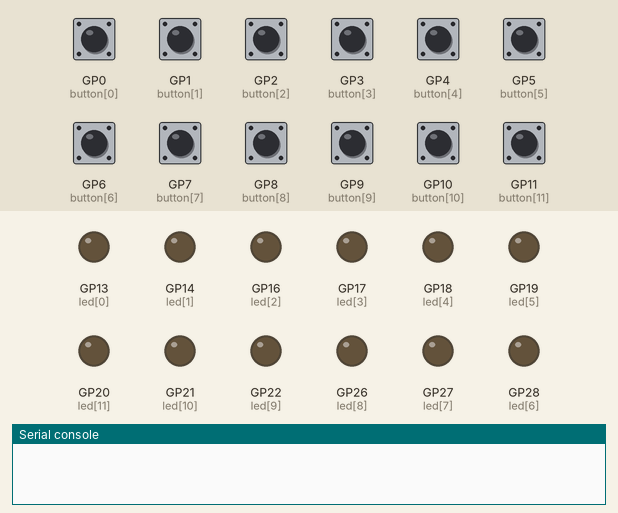
This program was run on a simulated Raspberry Pi Pico running CircuitPython. On the bench: output pins drawn as LEDs (lit = HIGH), the last lines printed to the serial console. Inputs (shaded band) come from the test bench; at power-on: GP0 (button[0]), GP1 (button[1]), GP2 (button[2]), GP3 (button[3]), GP4 (button[4]), GP5 (button[5]), GP6 (button[6]), GP7 (button[7]), GP8 (button[8]), GP9 (button[9]), GP10 (button[10]), GP11 (button[11]) HIGH. USB keyboard and mouse output is not drawn.

Above: at 1.2 s.
1.3 s: GP0 (button[0]) pulled LOW for 0.15 s
At 2.5 s:
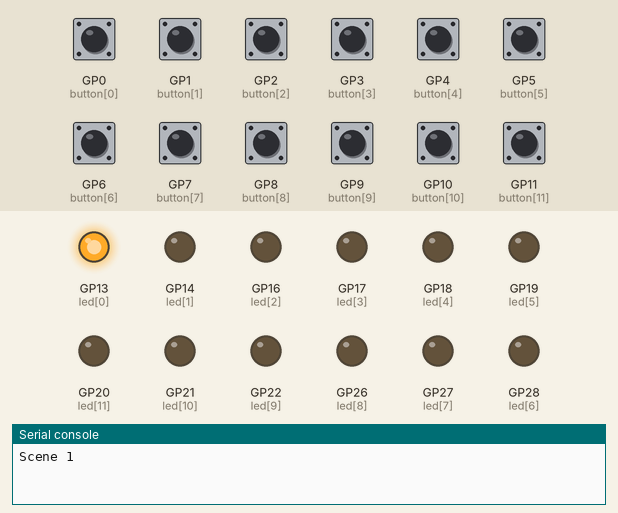
2.9 s: GP1 (button[1]) pulled LOW for 0.15 s
At 4.1 s:
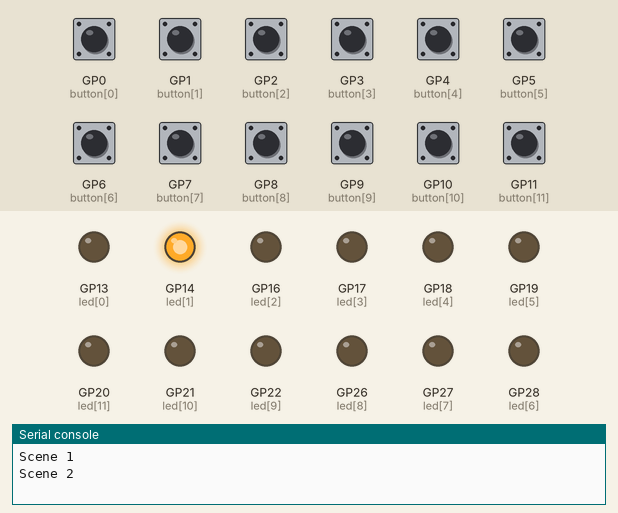
4.5 s: GP2 (button[2]) pulled LOW for 0.15 s
At 5.3 s:
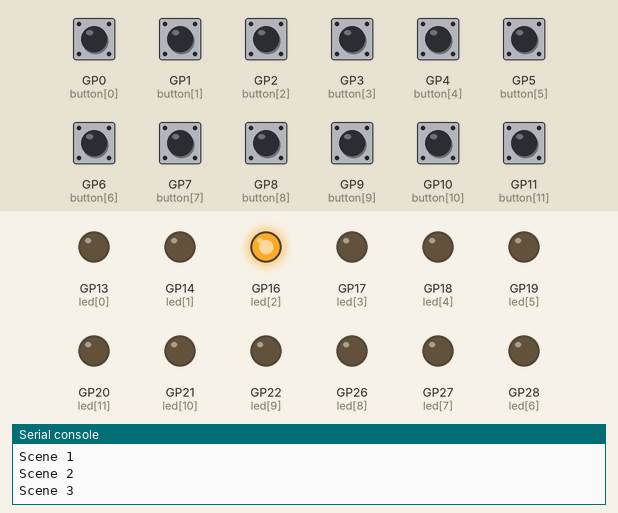
6.1 s: GP3 (button[3]) pulled LOW for 0.15 s
At 6.6 s:
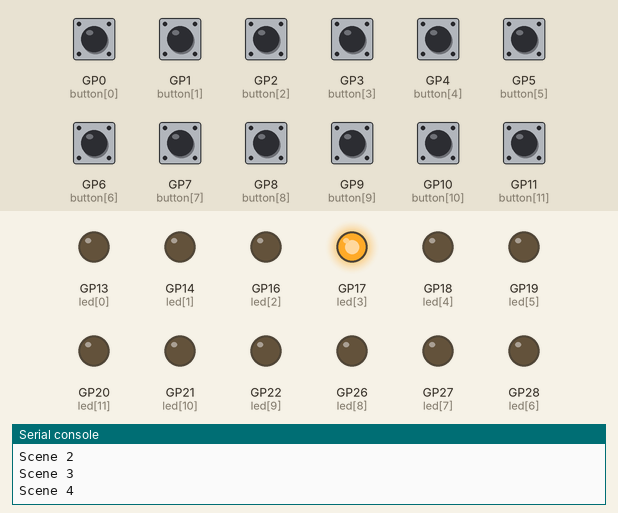
7.7 s: GP4 (button[4]) pulled LOW for 0.15 s
At 8.9 s:
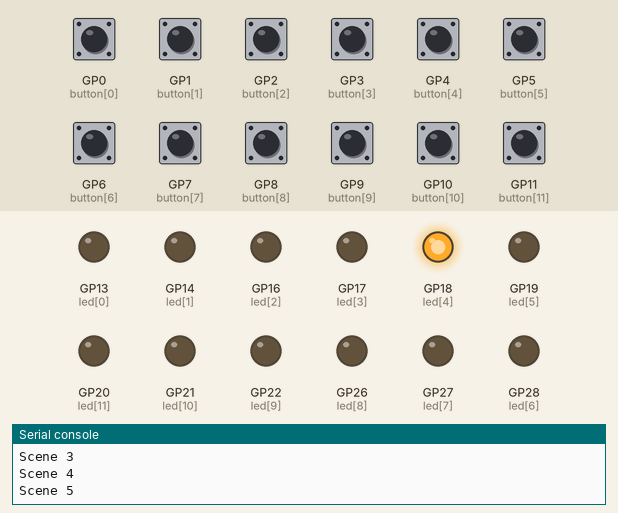
9.3 s: GP5 (button[5]) pulled LOW for 0.15 s
At 10.2 s:
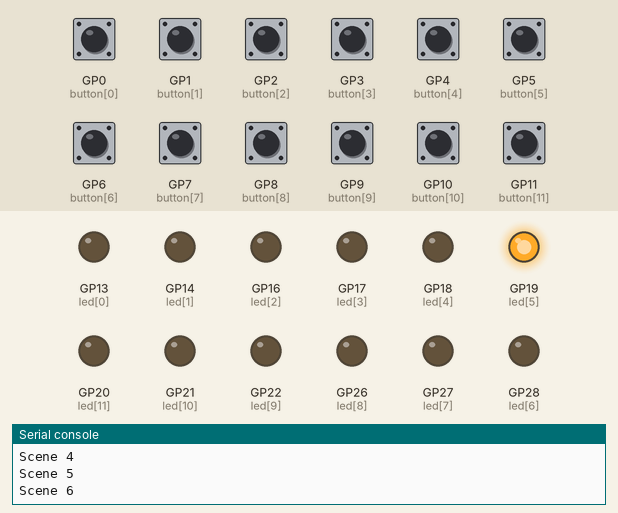
Timing chart, 0 to 11.9 s (numbered marks = the images above; inputs shaded):
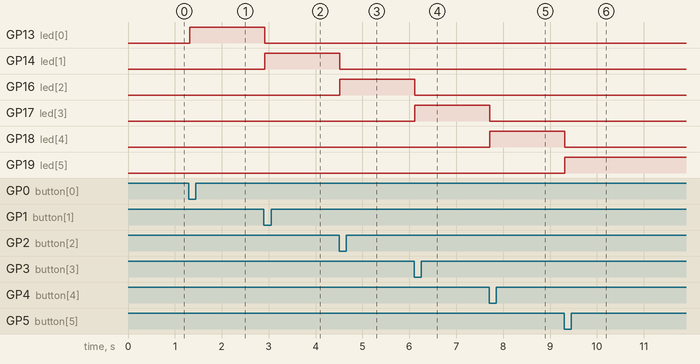

The program:

macropad_latita.py
```python
#####################################################
#                                                   #
#           Raspberry Pi Pico Producer              #
#                                                   #
#         Developed by Pete Gallagher 2021          #
#                                                   #
#####################################################

# Author:   Pete Gallagher
# Version:  1.0
# Date:     11th February 2021
# Twitter:  https://www.twitter.com/pete_codes
# Blog:     https://www.petecodes.co.uk

# Imports
import time
import usb_hid
import board

from digitalio import DigitalInOut, Direction, Pull
from adafruit_hid.keyboard import Keyboard
from adafruit_hid.keycode import Keycode

# Initialize Keybaord
keyboard = Keyboard(usb_hid.devices)

# Define HID Key Output Actions
hid_actions = [
    {
        "name": "Scene 1",
        "held": False,
        "keycode": (Keycode.CONTROL, Keycode.SHIFT, Keycode.F1),
        "button": None,
        "led": None,
    },
    {
        "name": "Scene 2",
        "held": False,
        "keycode": (Keycode.CONTROL, Keycode.SHIFT, Keycode.F2),
        "button": None,
        "led": None,
    },
    {
        "name": "Scene 3",
        "held": False,
        "keycode": (Keycode.CONTROL, Keycode.SHIFT, Keycode.F3),
        "button": None,
        "led": None,
    },
    {
        "name": "Scene 4",
        "held": False,
        "keycode": (Keycode.CONTROL, Keycode.SHIFT, Keycode.F4),
        "button": None,
        "led": None,
    },
    {
        "name": "Scene 5",
        "held": False,
        "keycode": (Keycode.CONTROL, Keycode.SHIFT, Keycode.F5),
        "button": None,
        "led": None,
    },
    {
        "name": "Scene 6",
        "held": False,
        "keycode": (Keycode.CONTROL, Keycode.SHIFT, Keycode.F6),
        "button": None,
        "led": None,
    },
    {
        "name": "Scene 7",
        "held": False,
        "keycode": (Keycode.CONTROL, Keycode.SHIFT, Keycode.F7),
        "button": None,
        "led": None,
    },
    {
        "name": "Scene 8",
        "held": False,
        "keycode": (Keycode.CONTROL, Keycode.SHIFT, Keycode.F8),
        "button": None,
        "led": None,
    },
    {
        "name": "Scene 9",
        "held": False,
        "keycode": (Keycode.CONTROL, Keycode.SHIFT, Keycode.F9),
        "button": None,
        "led": None,
    },
    {
        "name": "Scene 10",
        "held": False,
        "keycode": (Keycode.CONTROL, Keycode.SHIFT, Keycode.F10),
        "button": None,
        "led": None,
    },
    {
        "name": "Scene 11",
        "held": False,
        "keycode": (Keycode.CONTROL, Keycode.SHIFT, Keycode.F11),
        "button": None,
        "led": None,
    },
    {
        "name": "Scene 12",
        "held": False,
        "keycode": (Keycode.CONTROL, Keycode.SHIFT, Keycode.F12),
        "button": None,
        "led": None,
    },
]


# Define button pins
btn_pins = [
    board.GP0,
    board.GP1,
    board.GP2,
    board.GP3,
    board.GP4,
    board.GP5,
    board.GP6,
    board.GP7,
    board.GP8,
    board.GP9,
    board.GP10,
    board.GP11,
]

# Define led pins
led_pins = [
    board.GP13,
    board.GP14,
    board.GP16,
    board.GP17,
    board.GP18,
    board.GP19,
    board.GP28,
    board.GP27,
    board.GP26,
    board.GP22,
    board.GP21,
    board.GP20,
]

# Setup all Buttons as Inputs with PullUps
# Setup all LEDs
for i in range(12):
    button = DigitalInOut(btn_pins[i])
    button.direction = Direction.INPUT
    button.pull = Pull.UP
    hid_actions[i]["button"] = button

    led = DigitalInOut(led_pins[i])
    led.direction = Direction.OUTPUT
    hid_actions[i]["led"] = led


# Loop around and check for key presses
while True:

    for i in range(12):

        # check if button is pressed but make sure it is not held down
        if not hid_actions[i]["button"].value and not hid_actions[i]["held"]:

            # print the name of the command for debug purposes
            print(hid_actions[i]["name"])

            # send the keyboard commands
            keyboard.send(*hid_actions[i]["keycode"])

            # light up the associated LED
            hid_actions[i]["led"].value = True

            # turn off other LEDs that may be on
            for j in range(12):
                if i != j:
                    hid_actions[j]["led"].value = False

            # set the held to True for debounce
            hid_actions[i]["held"] = True

        # remove the held indication if it is no longer held
        elif hid_actions[i]["button"].value and hid_actions[i]["held"]:
            hid_actions[i]["held"] = False
```

Measured:
- after the input at 1.3 s, GP13 (led[0]): LOW → HIGH at once
- after the input at 2.9 s, GP13 (led[0]): HIGH → LOW at once; GP14 (led[1]): LOW → HIGH at once
- after the input at 4.5 s, GP14 (led[1]): HIGH → LOW at once; GP16 (led[2]): LOW → HIGH at once
- after the input at 6.1 s, GP16 (led[2]): HIGH → LOW at once; GP17 (led[3]): LOW → HIGH at once
- after the input at 7.7 s, GP17 (led[3]): HIGH → LOW at once; GP18 (led[4]): LOW → HIGH at once
- after the input at 9.3 s, GP18 (led[4]): HIGH → LOW at once; GP19 (led[5]): LOW → HIGH at once
